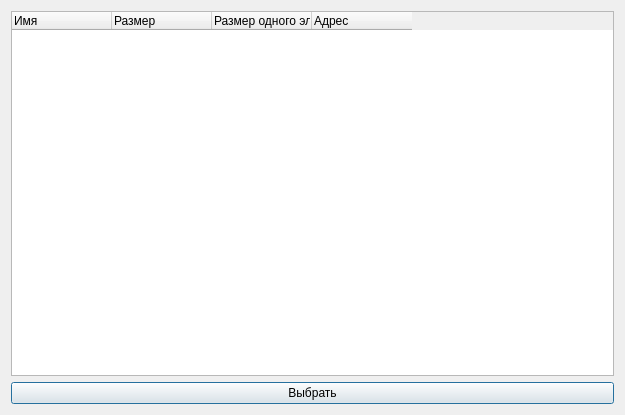
<?xml version="1.0" encoding="UTF-8"?>
<ui version="4.0">
 <class>GrantSharedDialog</class>
 <widget class="QDialog" name="GrantSharedDialog">
  <property name="geometry">
   <rect>
    <x>0</x>
    <y>0</y>
    <width>625</width>
    <height>415</height>
   </rect>
  </property>
  <property name="windowTitle">
   <string>Dialog</string>
  </property>
  <layout class="QVBoxLayout" name="verticalLayout">
   <item>
    <widget class="QTableWidget" name="sharedUnitsTableWidget">
     <property name="editTriggers">
      <set>QAbstractItemView::EditTrigger::NoEditTriggers</set>
     </property>
     <column>
      <property name="text">
       <string>Имя</string>
      </property>
      <property name="textAlignment">
       <set>AlignJustify|AlignVCenter</set>
      </property>
     </column>
     <column>
      <property name="text">
       <string>Размер</string>
      </property>
      <property name="textAlignment">
       <set>AlignJustify|AlignVCenter</set>
      </property>
     </column>
     <column>
      <property name="text">
       <string>Размер одного элемента</string>
      </property>
      <property name="textAlignment">
       <set>AlignJustify|AlignVCenter</set>
      </property>
     </column>
     <column>
      <property name="text">
       <string>Адрес</string>
      </property>
      <property name="textAlignment">
       <set>AlignJustify|AlignVCenter</set>
      </property>
     </column>
    </widget>
   </item>
   <item>
    <widget class="QPushButton" name="selectButton">
     <property name="text">
      <string>Выбрать</string>
     </property>
    </widget>
   </item>
  </layout>
 </widget>
 <resources/>
 <connections/>
</ui>
